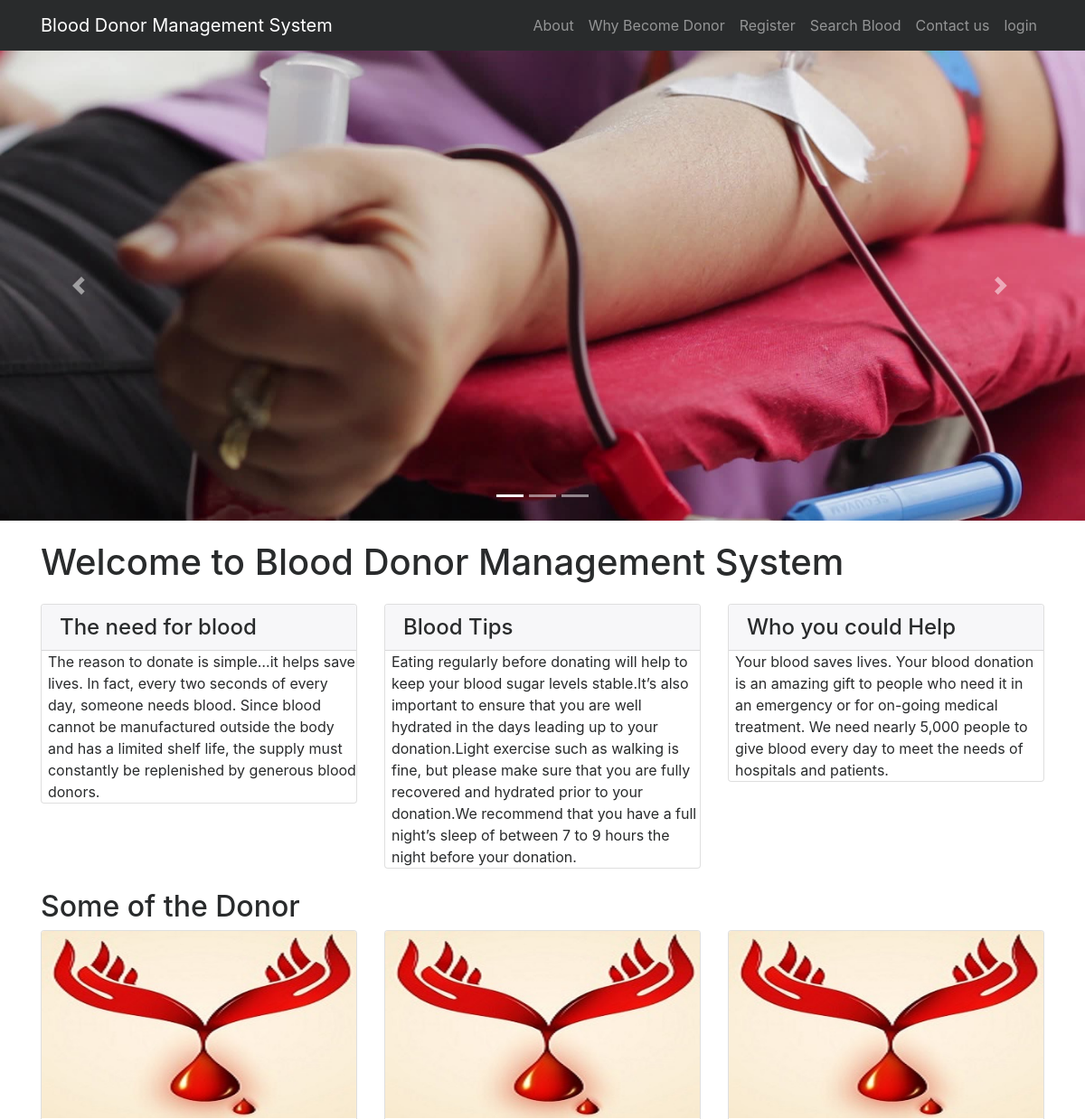
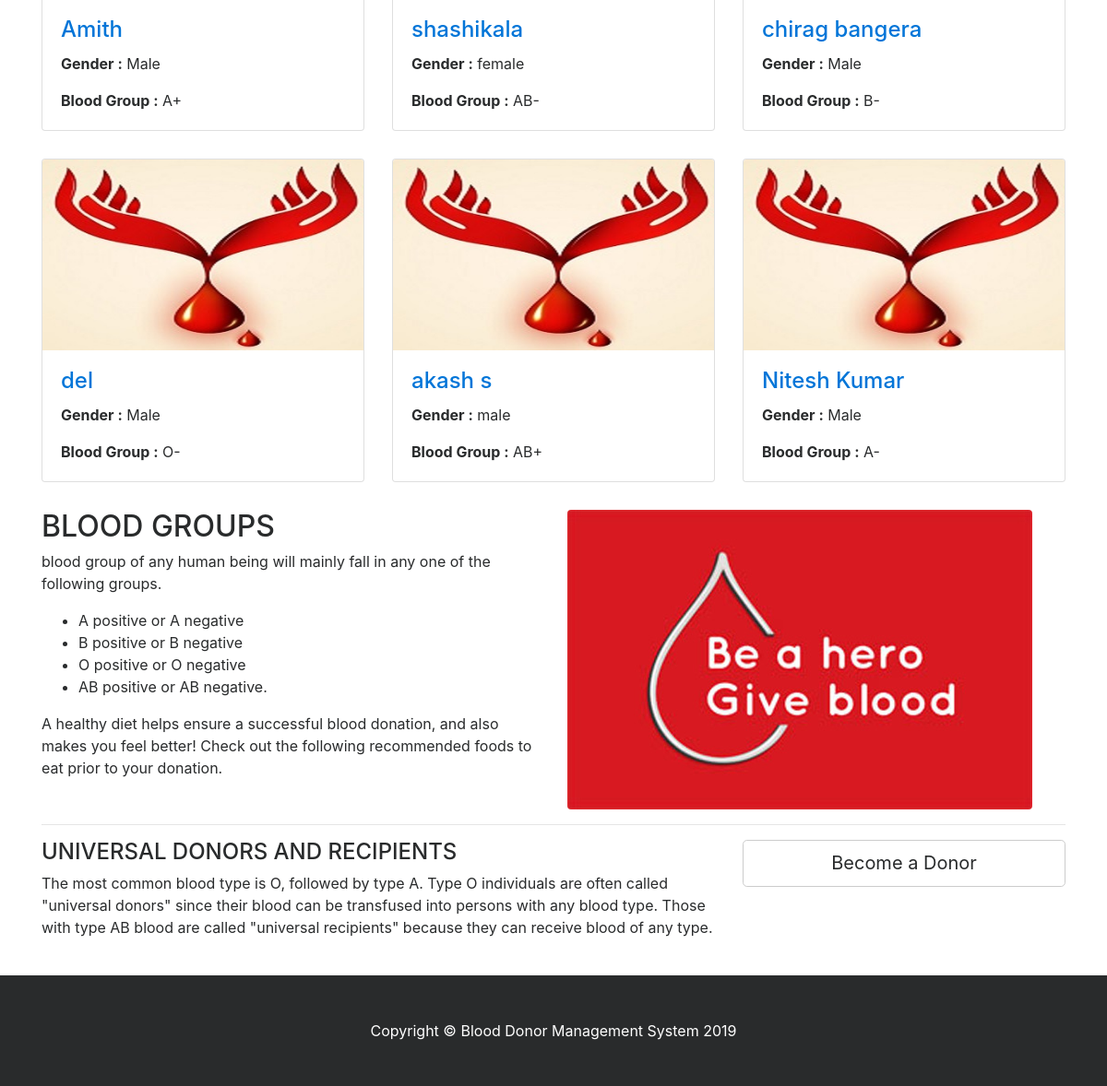
The page / on the database its author committed (2 pictures, top to bottom).
### tables this page shows
CREATE TABLE `tblblooddonars` (
  `id` int(11) NOT NULL,
  `FullName` varchar(100) DEFAULT NULL,
  `MobileNumber` int(11) DEFAULT NULL,
  `EmailId` varchar(100) DEFAULT NULL,
  `Gender` varchar(20) DEFAULT NULL,
  `Age` int(11) DEFAULT NULL,
  `BloodGroup` varchar(20) DEFAULT NULL,
  `Address` varchar(255) DEFAULT NULL,
  `Message` mediumtext DEFAULT NULL,
  `PostingDate` timestamp NOT NULL DEFAULT current_timestamp(),
  `status` int(1) DEFAULT NULL
);

### index.php (the view, shortened to what this page needs)
<?php
include('includes/config.php');
?>
<!DOCTYPE html>
<html lang="en">
<head>
    <link href="vendor/bootstrap/css/bootstrap.min.css" rel="stylesheet">
    <link href="vendor/font-awesome/css/font-awesome.min.css" rel="stylesheet" type="text/css">
    <link href="css/modern-business.css" rel="stylesheet">
</head>
<body>
<?php include('includes/header.php');?>
<?php include('includes/slider.php');?>
    <div class="container">
        <h1 class="my-4">Welcome to Blood Donor Management System</h1>
        <div class="row">
            <div class="col-lg-4 mb-4">
                <div class="card">
                    <h4 class="card-header">The need for blood</h4>
                        <p class="card-text" style="padding-left:2%">The reason to donate is simple…it helps save lives. In fact, every two seconds of every day, someone needs blood. Since blood cannot be manufactured outside the body and has a limited shelf life, the supply must constantly be replenished by generous blood donors. </p>
                </div>
            </div>
            <div class="col-lg-4 mb-4">
                <div class="card">
                    <h4 class="card-header">Blood Tips</h4>
                        <p class="card-text" style="padding-left:2%">Eating regularly before donating will help to keep your blood sugar levels stable.It’s also important to ensure that you are well hydrated in the days leading up to your donation.Light exercise such as walking is fine, but please make sure that you are fully recovered and hydrated prior to your donation.We recommend that you have a full night’s sleep of between 7 to 9 hours the night before your donation. </p>
                </div>
            </div>
            <div class="col-lg-4 mb-4">
                <div class="card">
                    <h4 class="card-header">Who you could Help</h4>
                        <p class="card-text" style="padding-left:2%">Your blood saves lives. Your blood donation is an amazing gift to people who need it in an emergency or for on-going medical treatment. We need nearly 5,000 people to give blood every day to meet the needs of hospitals and patients.</p>
                </div>
            </div>
        </div>
        <h2>Some of the Donor</h2>
        <div class="row">
                   <?php
$status=1;
$sql = "SELECT * from tblblooddonars where status=:status order by rand() limit 6";
$query = $dbh -> prepare($sql);
$query->bindParam(':status',$status,PDO::PARAM_STR);
$query->execute();
$results=$query->fetchAll(PDO::FETCH_OBJ);
if($query->rowCount() > 0)
{
foreach($results as $result)
{ ?>
            <div class="col-lg-4 col-sm-6 portfolio-item">
                <div class="card h-100">
                    <a href="#"><img class="card-img-top img-fluid" src="images/blood-donor.jpg" alt="" ></a>
                    <div class="card-block">
                        <h4 class="card-title"><a href="#"><?php echo htmlentities($result->FullName);?></a></h4>
<p class="card-text"><b>  Gender :</b> <?php echo htmlentities($result->Gender);?></p>
<p class="card-text"><b>Blood Group :</b> <?php echo htmlentities($result->BloodGroup);?></p>
                    </div>
                </div>
            </div>
            <?php }} ?>
        </div>
        <div class="row">
            <div class="col-lg-6">
                <h2>BLOOD GROUPS</h2>
          <p>  blood group of any human being will mainly fall in any one of the following groups.</p>
                <ul>
<li>A positive or A negative</li>
<li>B positive or B negative</li>
<li>O positive or O negative</li>
<li>AB positive or AB negative.</li>
                </ul>
                <p>A healthy diet helps ensure a successful blood donation, and also makes you feel better! Check out the following recommended foods to eat prior to your donation.</p>
            </div>
            <div class="col-lg-6">
                <img class="img-fluid rounded" src="images/blood-donor (1).jpg" alt="">
            </div>
        </div>
        <hr>
        <div class="row mb-4">
            <div class="col-md-8">
            <h4>UNIVERSAL DONORS AND RECIPIENTS</h4>
                <p>
The most common blood type is O, followed by type A.
Type O individuals are often called "universal donors" since their blood can be transfused into persons with any blood type. Those with type AB blood are called "universal recipients" because they can receive blood of any type.</p>
            </div>
            <div class="col-md-4">
                <a class="btn btn-lg btn-secondary btn-block" href="become-donar.php">Become a Donor</a>
            </div>
        </div>
    </div>
  <?php include('includes/footer.php');?>
</body>
</html>

### includes/header.php (shortened to what this page needs)
<nav class="navbar fixed-top navbar-toggleable-md navbar-inverse bg-inverse">
    <div class="container">
        <a class="navbar-brand" href="index.php">Blood Donor Management System</a>
        <div class="collapse navbar-collapse" id="navbarExample">
            <ul class="navbar-nav ml-auto">
                <li class="nav-item">
                    <a class="nav-link" href="page.php?type=aboutus">About</a>
                </li>
                <li class="nav-item">
                    <a class="nav-link" href="page.php?type=donor">Why Become Donor</a>
                </li>
                <li class="nav-item">
                    <a class="nav-link" href="become-donar.php">Register</a>
                </li>
                 <li class="nav-item">
                    <a class="nav-link" href="search-donor.php">Search Blood</a>
                </li>
                  <li class="nav-item">
                    <a class="nav-link" href="contact.php">Contact us</a>
                </li>
             <li class="nav-item">
                    <a class="nav-link" href="login.php">login</a>
                </li>
            </ul>
        </div>
    </div>
</nav>

### includes/slider.php (shortened to what this page needs)
<header>
       <div id="carouselExampleIndicators" class="carousel slide" data-ride="carousel">
           <ol class="carousel-indicators">
               <li data-target="#carouselExampleIndicators" data-slide-to="0" class="active"></li>
               <li data-target="#carouselExampleIndicators" data-slide-to="1"></li>
			<li data-target="#carouselExampleIndicators" data-slide-to="2"></li>
           </ol>
           <div class="carousel-inner" role="listbox">
               <div class="carousel-item active" style="background-image: url('images/banner1.jpg')">
                   <div class="carousel-caption d-none d-md-block">
                   </div>
               </div>
           </div>
           <a class="carousel-control-prev" href="#carouselExampleIndicators" role="button" data-slide="prev">
               <span class="carousel-control-prev-icon" aria-hidden="true"></span>
           </a>
           <a class="carousel-control-next" href="#carouselExampleIndicators" role="button" data-slide="next">
               <span class="carousel-control-next-icon" aria-hidden="true"></span>
           </a>
       </div>
   </header>

### includes/footer.php
<footer class="py-5 bg-inverse">
      <div class="container">
          <p class="m-0 text-center text-white">Copyright &copy; Blood Donor Management System 2019</p>
      </div>
  </footer>

### css/modern-business.css (style rules this page uses)
body { padding-top: 54px; }
@media (min-width: 992px) { body { padding-top: 56px; } }
.carousel-item { height: 65vh; min-height: 300px; background: no-repeat center center scroll; -webkit-background-size: cover; -moz-background-size: cover; -o-background-size: cover; background-size: cover; }
.portfolio-item { margin-bottom: 30px; }

### index.php (style rules this page uses)
.carousel-item.active, .carousel-item-next, .carousel-item-prev { display: block; }

### rows shown on the page
tblblooddonars: FullName "Amith", Gender "Male", BloodGroup "A+"
tblblooddonars: FullName "shashikala", Gender "female", BloodGroup "AB-"
tblblooddonars: FullName "chirag bangera", Gender "Male", BloodGroup "B-"
tblblooddonars: FullName "del", Gender "Male", BloodGroup "O-"
tblblooddonars: FullName "akash s", Gender "male", BloodGroup "AB+"
tblblooddonars: FullName "Nitesh Kumar", Gender "Male", BloodGroup "A-"
